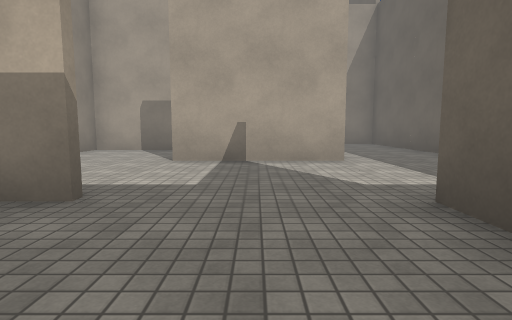
[1] (above)

17 first-person views from a walk through a 3-D level made in the Unity game engine. The camera is 1.2 m above the floor, tilts 6° down and sees 80° across. Doors are open. The floor is counted in squares, 2 m on a side. Each view is taken from the middle of a square. On the plan, view 1 faces up. The plan holds only what a view shows up to about 9 squares ahead; the rest is blank. The place goes on beyond the plan. Some animated figures are not drawn. Surface patterns are stand-ins for the level's own textures.

[2]
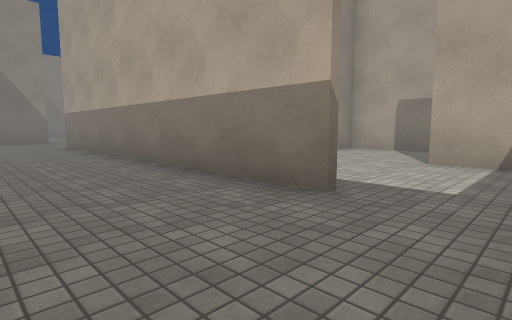

[3]
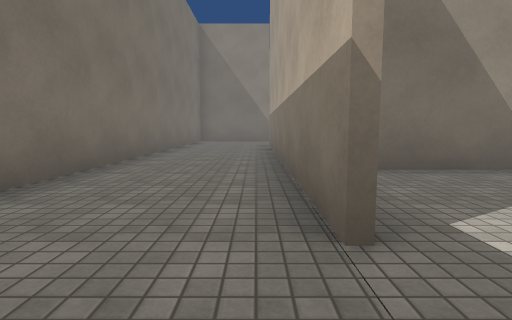

[4]
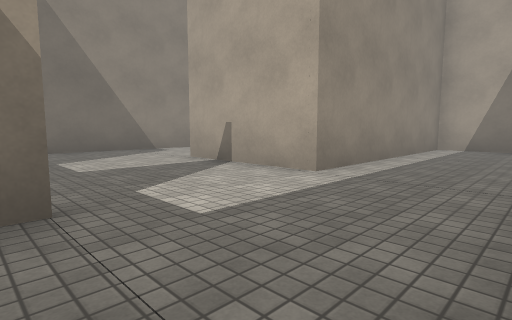

[5]
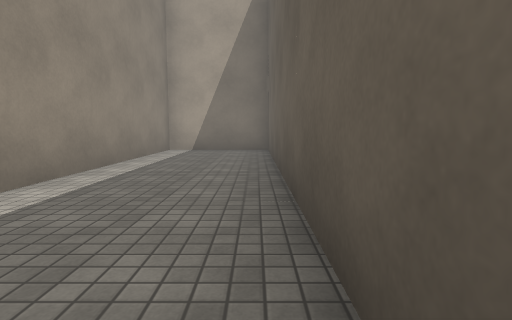

[6]
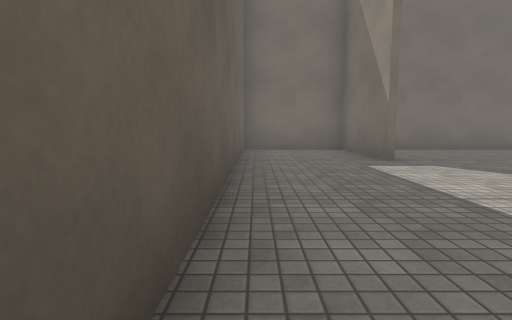

[7]
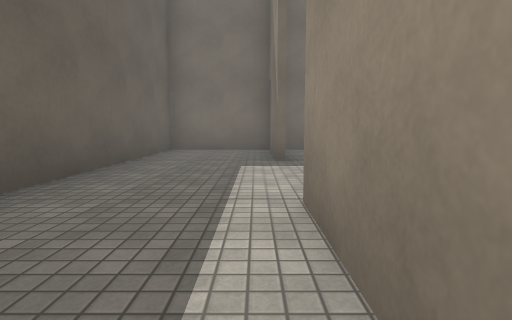

[8]
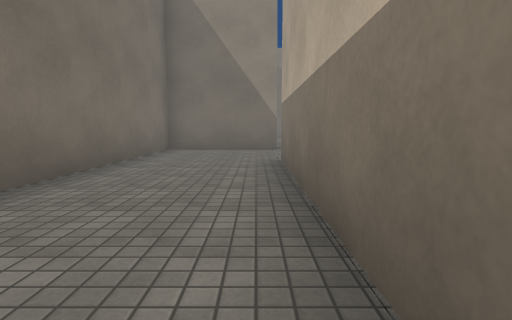

[9]
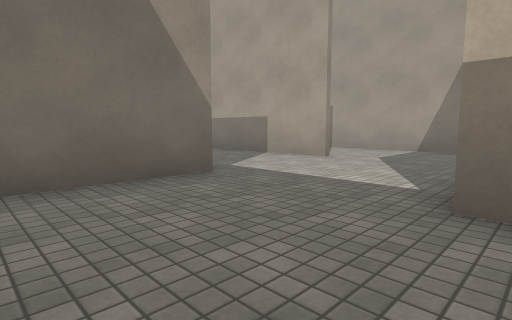

[10]
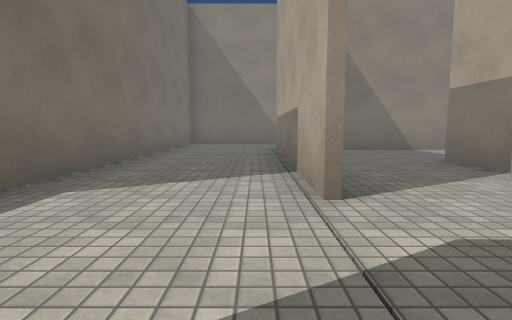

[11]
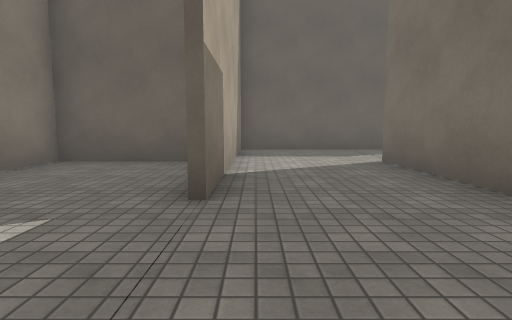

[12]
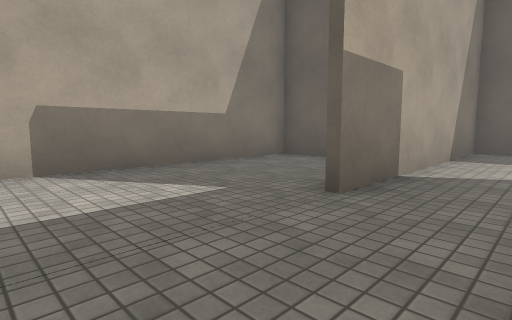

[13]
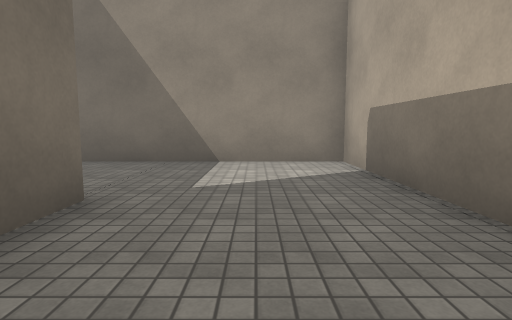

[14]
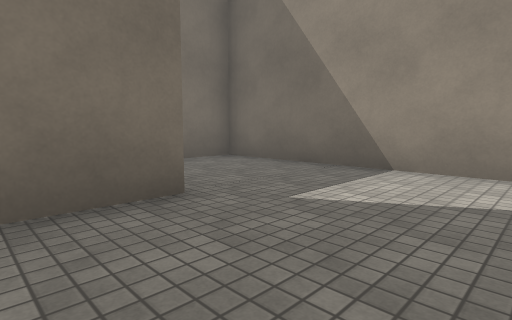

[15]
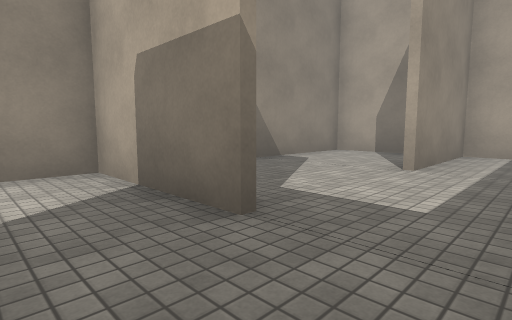

[16]
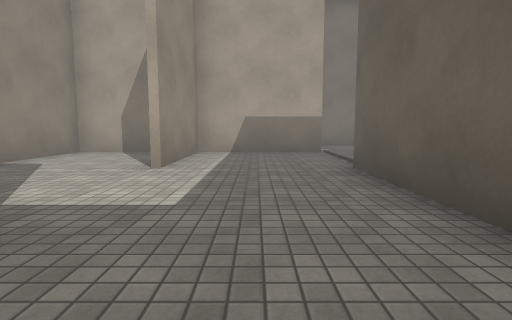

[17]
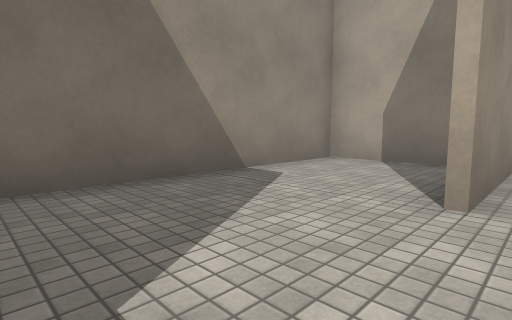

### Floor plan
Points are (right, up) in squares from view 1. A wall is a line through its corners. A room is listed if a view was taken in it or the views show most of it. See-through windows are left out.
Room 1 (views 1, 2, 8, 9, 10, 11, 12, 13, 14)
walls: (-10.5, 4.4) (-10.5, 8.4) (-16.5, 8.4); (-13.4, 2.6) (-13.4, -0.4) (1.2, -0.4); (-16.4, 5.7) (-13.5, 5.7); (-13.5, 9.1) (-13.5, 11.6) (-19.4, 11.6) (-19.4, 5.7) (-18.2, 5.7); (-16.5, 8.6) (-15.1, 8.6); (-1.5, 2.5) (-10.6, 2.5)
ways out: opening at (-0.5, 1.5) to room 2; opening at (-13, 4.5)
Room 2 (views 3, 4, 5, 6, 7, 15, 16)
walls: (1.6, 2.5) (1.6, -0.4) (4.3, -0.4) (4.3, 11.6) (1.6, 11.6) (1.6, 5.6) (-1.6, 5.6); (1.5, 1.6) (1.5, 2.5); (-1.5, 8.4) (-4.4, 8.4) (-4.4, 3.5)
ways out: opening at (-0.5, 1.5) to room 1; opening at (-0.5, 9) to room 3
Room 3 (view 17)
walls: (1.5, 8.6) (1.5, 11.6)
ways out: opening at (-0.5, 9) to room 2; opening at (-2, 10.5) to room 4; opening at (-0.5, 12) to room 5
Room 4 (no view inside)
walls: (-2.2, 14.6) (-4.4, 14.6) (-4.4, 9.2)
ways out: opening at (-2, 10.5) to room 3
Room 5 (no view inside)
walls: (0.4, 14.6) (-1.5, 14.6) (-1.5, 11.5)
ways out: opening at (-0.5, 12) to room 3; opening at (1, 13.5)

Where each view was taken, in squares from view 1:
view 1: 0 up, 0 right, facing up
view 2: 0 up, 0 right, facing up-left
view 3: 2 up, 0 right, facing left
view 4: 2 up, 4 right, facing up-left
view 5: 3 up, 4 right, facing up
view 6: 8 up, 4 right, facing down
view 7: 8 up, 2 right, facing down
view 8: 2 up, 5 left, facing left
view 9: 0 up, 10 left, facing up-left
view 10: 5 up, 11 left, facing left
view 11: 8 up, 19 left, facing right
view 12: 7 up, 19 left, facing up-right
view 13: 10 up, 14 left, facing left
view 14: 11 up, 15 left, facing down-left
view 15: 7 up, 0 right, facing up-left
view 16: 7 up, 0 right, facing up
view 17: 9 up, 1 left, facing up-left
